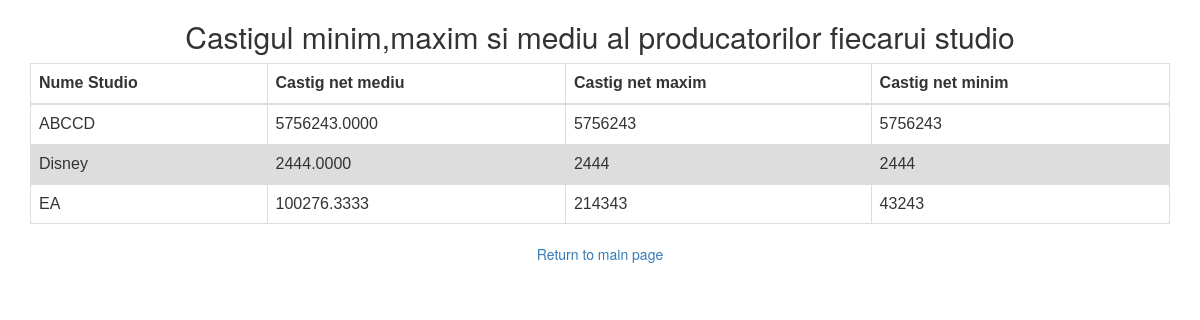
/php/select6b.php, run on the app's committed database.
### tables this page shows
CREATE TABLE `studio` (
  `NUME` varchar(50) NOT NULL,
  `ADRESA` varchar(50) NOT NULL,
  `TARA` varchar(20) NOT NULL,
  `ID_PRESEDINTE` int(11) NOT NULL
);

### php/select6b.php (the view, shortened to what this page needs)
<head>
  <link rel="stylesheet" href="https://maxcdn.bootstrapcdn.com/bootstrap/3.4.1/css/bootstrap.min.css">
</head>
<body>
<?php
include "db_connect.php";
$sql = "SELECT s.nume as id1, AVG(castig_net) as id2, MAX(castig_net) as id3, MIN(castig_net) as id4
FROM Studio s JOIN Film f ON (s.nume=f.studio) JOIN Persoana p ON(f.id_producator=p.id_persoana)
GROUP BY s.nume;";
$result = $mysqli->query($sql);
echo "<h2>Castigul minim,maxim si mediu al producatorilor fiecarui studio </h2>";
?>
<div class="container">
  <table class="table table-bordered">
    <thead>
      <tr>
        <th>Nume Studio</th>
        <th>Castig net mediu</th>
		<th>Castig net maxim</th>
		<th>Castig net minim</th>
      </tr>
    </thead>
    <tbody>
<?php
if ($result->num_rows > 0) {
  while($row = $result->fetch_assoc()) {
	echo "<tr>";
echo"	<td>$row[id1]</td> ";
echo "<td>$row[id2]</td>";
echo "<td>$row[id3]</td>";
echo "<td>$row[id4]</td>";
echo "</tr>";
  }
} else {
  echo "0 results";
}
?>
</tbody>
  </table>
</div>
 <a href="index.php"><p style="text-align:center">Return to main page</a>
</body>
</html>

### php/select6b.php (style rules this page uses)
table { font-family: arial, sans-serif; border-collapse: collapse; width: 100%; }
td, th { border: 1px solid #dddddd; text-align: left; padding: 8px; }
tr:nth-child(even) { background-color: #dddddd; }
h2 { text-align: center; }

### data on the page
studio: NUME "ABCCD", row "5756243.0000", row "5756243"
studio: NUME "Disney", row "2444.0000", row "2444"
studio: NUME "EA", row "100276.3333", row "214343", row "43243"
